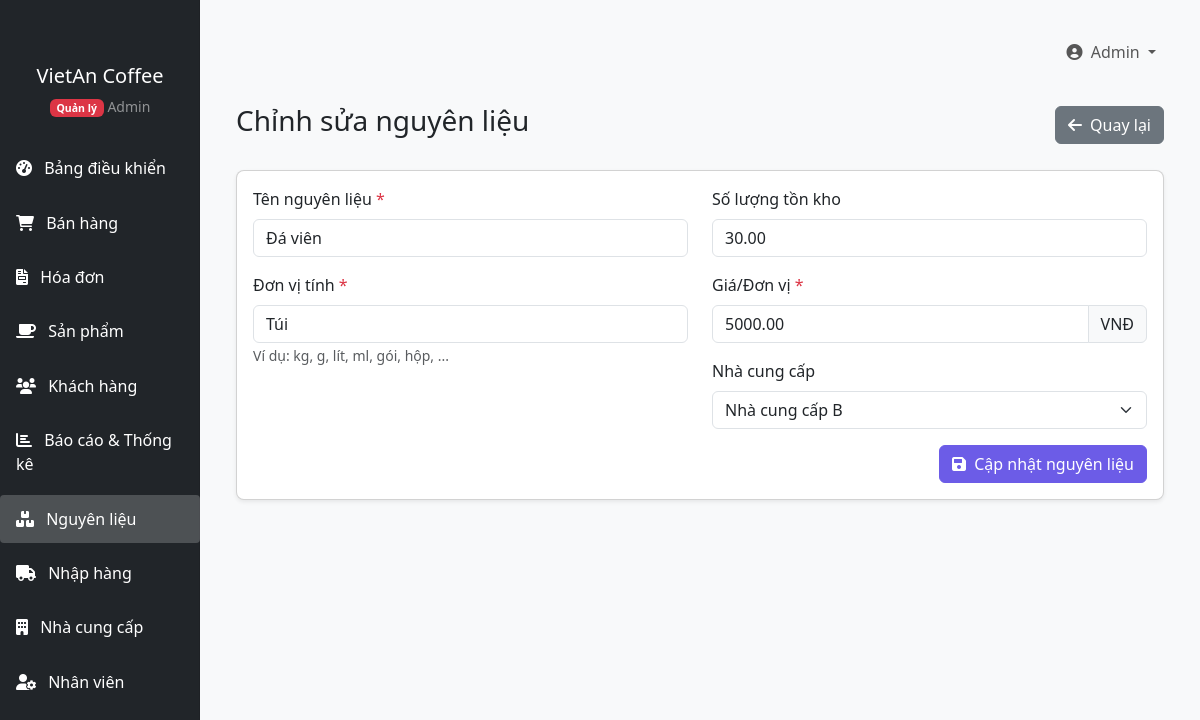
Page /QuanLyCafe/index.php?page=ingredients&action=edit&id=2 (signed in) on the committed database.
### tables this page shows
CREATE TABLE `ingredients` (
  `id` int(11) NOT NULL,
  `name` varchar(100) NOT NULL,
  `unit` varchar(20) NOT NULL,
  `stock_quantity` decimal(10,2) DEFAULT 0.00,
  `price_per_unit` decimal(10,2) NOT NULL,
  `supplier_id` int(11) DEFAULT NULL,
  `created_at` timestamp NOT NULL DEFAULT current_timestamp(),
  `updated_at` timestamp NOT NULL DEFAULT current_timestamp() ON UPDATE current_timestamp()
);

CREATE TABLE `suppliers` (
  `id` int(11) NOT NULL,
  `name` varchar(100) NOT NULL,
  `email` varchar(100) DEFAULT NULL,
  `phone` varchar(20) DEFAULT NULL,
  `address` text DEFAULT NULL,
  `contact_person` varchar(100) DEFAULT NULL,
  `created_at` timestamp NOT NULL DEFAULT current_timestamp(),
  `updated_at` timestamp NOT NULL DEFAULT current_timestamp() ON UPDATE current_timestamp()
);

### QuanLyCafe/models/Ingredient.php (called while the page is built, shortened)
<?php
class Ingredient {
    private $conn;
    public function __construct($db) {
        $this->conn = $db;
    }
    public function getById($id) {
        $query = "SELECT i.*, s.name as supplier_name
                  FROM ingredients i
                  LEFT JOIN suppliers s ON i.supplier_id = s.id
                  WHERE i.id = ?";
        $stmt = $this->conn->prepare($query);
        $stmt->bind_param("i", $id);
        $stmt->execute();
        $result = $stmt->get_result();
        if ($result->num_rows === 1) {
            $row = $result->fetch_assoc();
            $this->id = $row['id'];
            $this->name = $row['name'];
            $this->unit = $row['unit'];
            $this->stock_quantity = $row['stock_quantity'];
            $this->price_per_unit = $row['price_per_unit'];
            $this->supplier_id = $row['supplier_id'];
            return true;
        }
        return false;
    }
}

### QuanLyCafe/models/Supplier.php (called while the page is built, shortened)
<?php
class Supplier {
    private $conn;
    public function __construct($db) {
        $this->conn = $db;
    }
    public function getAll() {
        $query = "SELECT * FROM suppliers ORDER BY name ASC";
        $result = $this->conn->query($query);
        return $result->fetch_all(MYSQLI_ASSOC);
    }
}

### QuanLyCafe/views/ingredients/edit.php (the view, shortened to what this page needs)
<?php include 'includes/header.php'; ?>
<div class="container-fluid">
    <div class="d-flex justify-content-between align-items-center mb-4">
        <h1 class="h3">Chỉnh sửa nguyên liệu</h1>
        <a href="index.php?page=ingredients" class="btn btn-secondary">
            <i class="fas fa-arrow-left me-1"></i> Quay lại
        </a>
    </div>
    <div class="card">
        <div class="card-body">
            <form method="POST" action="index.php?page=ingredients&action=edit&id=<?php echo $ingredient->id; ?>">
                <div class="row">
                    <div class="col-md-6">
                        <div class="mb-3">
                            <label for="name" class="form-label">Tên nguyên liệu <span class="text-danger">*</span></label>
                            <input type="text" class="form-control" id="name" name="name" value="<?php echo $ingredient->name; ?>" required>
                        </div>
                        <div class="mb-3">
                            <label for="unit" class="form-label">Đơn vị tính <span class="text-danger">*</span></label>
                            <input type="text" class="form-control" id="unit" name="unit" value="<?php echo $ingredient->unit; ?>" required>
                            <small class="text-muted">Ví dụ: kg, g, lít, ml, gói, hộp, ...</small>
                        </div>
                    </div>
                    <div class="col-md-6">
                        <div class="mb-3">
                            <label for="stock_quantity" class="form-label">Số lượng tồn kho</label>
                            <input type="number" class="form-control" id="stock_quantity" name="stock_quantity" value="<?php echo $ingredient->stock_quantity; ?>" min="0" step="0.01">
                        </div>
                        <div class="mb-3">
                            <label for="price_per_unit" class="form-label">Giá/Đơn vị <span class="text-danger">*</span></label>
                            <div class="input-group">
                                <input type="number" class="form-control" id="price_per_unit" name="price_per_unit" value="<?php echo $ingredient->price_per_unit; ?>" min="0" step="1000" required>
                                <span class="input-group-text">VNĐ</span>
                            </div>
                        </div>
                        <div class="mb-3">
                            <label for="supplier_id" class="form-label">Nhà cung cấp</label>
                            <select class="form-select" id="supplier_id" name="supplier_id">
                                <?php foreach ($suppliers as $supplier_item): ?>
                                    <option value="<?php echo $supplier_item['id']; ?>" <?php echo ($ingredient->supplier_id == $supplier_item['id']) ? 'selected' : ''; ?>>
                                        <?php echo $supplier_item['name']; ?>
                                    </option>
                                <?php endforeach; ?>
                            </select>
                        </div>
                    </div>
                </div>
                <div class="text-end">
                    <button type="submit" class="btn btn-primary">
                        <i class="fas fa-save me-1"></i> Cập nhật nguyên liệu
                    </button>
                </div>
            </form>
        </div>
    </div>
</div>
<?php include 'includes/footer.php'; ?>

### QuanLyCafe/assets/css/style.css (style rules this page uses)
body { font-family: 'Segoe UI', Tahoma, Geneva, Verdana, sans-serif; background-color: #f8f9fa; }
.card { border-radius: 0.5rem; box-shadow: 0 0.125rem 0.25rem rgba(0, 0, 0, 0.075); margin-bottom: 1.5rem; }
.btn-primary { background-color: #6c5ce7; border-color: #6c5ce7; }

### rows in the picture
ingredients: name "Đá viên", unit "Túi", stock_quantity "30.00", price_per_unit "5000.00", supplier_id "Nhà cung cấp B"

### other values in the picture
getCurrentUserName() "Admin"
